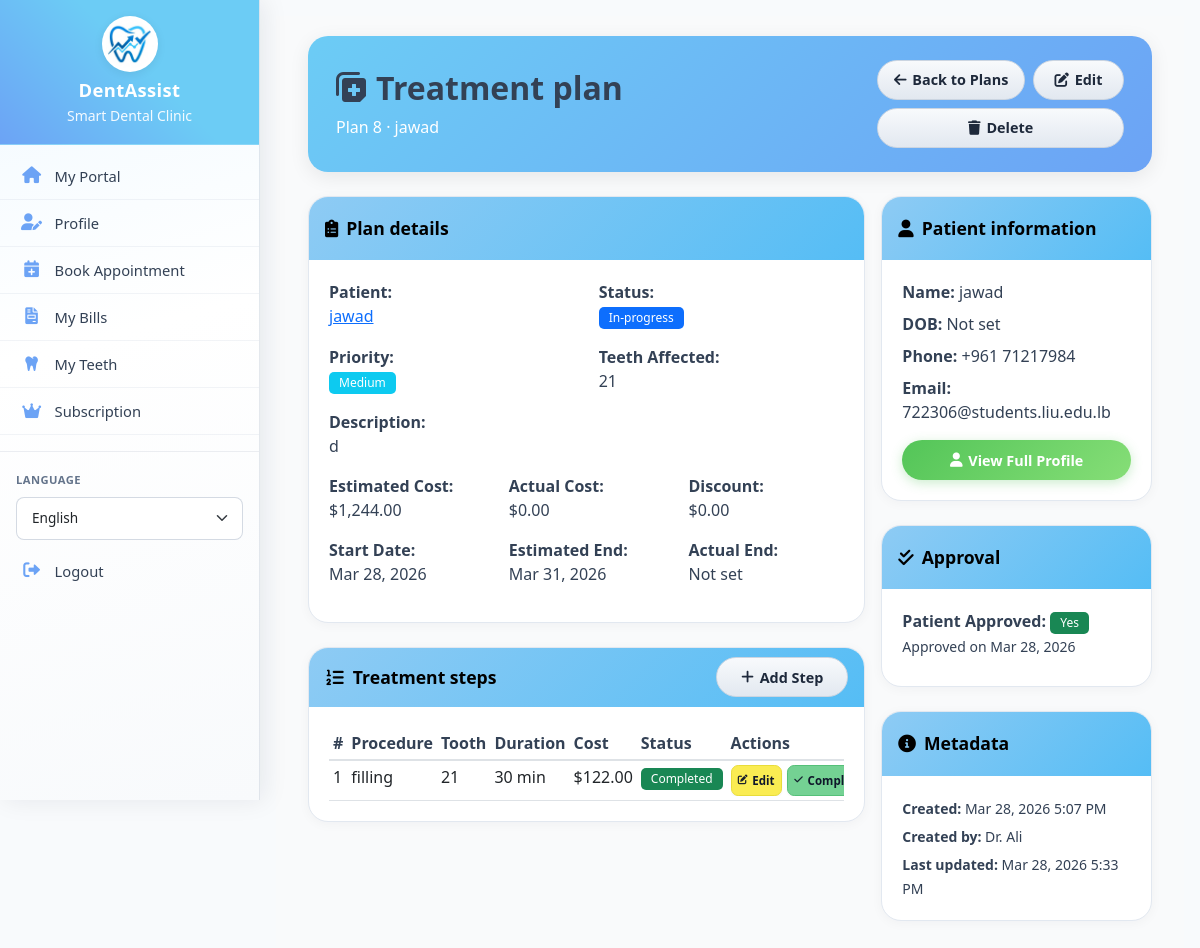
The app's page /treatment_plans/view.php?id=26 (signed in) with its own data.
### tables this page shows
CREATE TABLE `treatment_plans` (
  `id` int(11) NOT NULL,
  `patient_id` int(11) NOT NULL,
  `plan_name` varchar(100) NOT NULL,
  `description` text DEFAULT NULL,
  `teeth_affected` text DEFAULT NULL,
  `estimated_cost` decimal(10,2) DEFAULT NULL,
  `actual_cost` decimal(10,2) DEFAULT NULL,
  `discount` decimal(10,2) DEFAULT 0.00,
  `status` enum('proposed','approved','in-progress','completed','cancelled') DEFAULT 'proposed',
  `priority` enum('low','medium','high','emergency') DEFAULT 'medium',
  `start_date` date DEFAULT NULL,
  `estimated_end_date` date DEFAULT NULL,
  `actual_end_date` date DEFAULT NULL,
  `notes` text DEFAULT NULL,
  `patient_approved` tinyint(1) DEFAULT 0,
  `approval_date` timestamp NULL DEFAULT NULL,
  `approval_signature` varchar(255) DEFAULT NULL,
  `created_at` timestamp NOT NULL DEFAULT current_timestamp(),
  `updated_at` timestamp NOT NULL DEFAULT current_timestamp() ON UPDATE current_timestamp(),
  `created_by` int(11) DEFAULT NULL
);

CREATE TABLE `patients` (
  `id` int(11) NOT NULL,
  `user_id` int(11) DEFAULT NULL,
  `full_name` varchar(100) NOT NULL,
  `date_of_birth` date DEFAULT NULL,
  `gender` enum('male','female','other') DEFAULT NULL,
  `phone` varchar(20) DEFAULT NULL,
  `email` varchar(100) DEFAULT NULL,
  `emergency_contact_name` varchar(100) DEFAULT NULL,
  `emergency_contact_phone` varchar(20) DEFAULT NULL,
  `emergency_contact_relation` varchar(50) DEFAULT NULL,
  `insurance_provider` varchar(100) DEFAULT NULL,
  `insurance_id` varchar(50) DEFAULT NULL,
  `insurance_type` enum('Private','Social Security','Medicaid','None') DEFAULT 'None',
  `insurance_coverage` int(11) DEFAULT 0,
  `medical_history` text DEFAULT NULL,
  `allergies` text DEFAULT NULL,
  `current_medications` text DEFAULT NULL,
  `past_surgeries` text DEFAULT NULL,
  `chronic_conditions` text DEFAULT NULL,
  `dental_history` text DEFAULT NULL,
  `previous_dentist` varchar(100) DEFAULT NULL,
  `last_visit_date` date DEFAULT NULL,
  `address_line1` varchar(255) DEFAULT NULL,
  `address_line2` varchar(255) DEFAULT NULL,
  `address` varchar(500) DEFAULT NULL,
  `city` varchar(100) DEFAULT NULL,
  `state` varchar(50) DEFAULT NULL,
  `postal_code` varchar(20) DEFAULT NULL,
  `country` varchar(50) DEFAULT 'USA',
  `points` int(11) DEFAULT 0,
  `subscription_type` enum('none','basic','premium','family') DEFAULT 'none',
  `subscription_start_date` date DEFAULT NULL,
  `subscription_end_date` date DEFAULT NULL,
  `referral_code` varchar(20) DEFAULT NULL,
  `referred_by` int(11) DEFAULT NULL,
  `created_at` timestamp NOT NULL DEFAULT current_timestamp(),
  `updated_at` timestamp NOT NULL DEFAULT current_timestamp() ON UPDATE current_timestamp(),
  `created_by` int(11) DEFAULT NULL,
  `subscription_status` enum('none','pending','active','expired') DEFAULT 'none'
);

CREATE TABLE `treatment_steps` (
  `id` int(11) NOT NULL,
  `plan_id` int(11) NOT NULL,
  `step_number` int(11) NOT NULL,
  `procedure_name` varchar(100) NOT NULL,
  `description` text DEFAULT NULL,
  `tooth_numbers` text DEFAULT NULL,
  `duration_minutes` int(11) DEFAULT NULL,
  `cost` decimal(10,2) DEFAULT NULL,
  `status` enum('pending','in-progress','completed','skipped') DEFAULT 'pending',
  `completed_date` date DEFAULT NULL,
  `notes` text DEFAULT NULL,
  `created_at` timestamp NOT NULL DEFAULT current_timestamp()
);

CREATE TABLE `users` (
  `id` int(11) NOT NULL,
  `username` varchar(191) NOT NULL,
  `email` varchar(191) NOT NULL,
  `password_hash` varchar(255) NOT NULL,
  `full_name` varchar(100) NOT NULL,
  `role` enum('doctor','assistant','patient') NOT NULL,
  `is_admin` tinyint(1) NOT NULL DEFAULT 0,
  `phone` varchar(20) DEFAULT NULL,
  `profile_image` varchar(255) DEFAULT NULL,
  `created_at` timestamp NOT NULL DEFAULT current_timestamp(),
  `updated_at` timestamp NOT NULL DEFAULT current_timestamp() ON UPDATE current_timestamp(),
  `is_active` tinyint(1) DEFAULT 1,
  `last_login` timestamp NULL DEFAULT NULL
);

### treatment_plans/view.php (the view, shortened to what the rows shown need)
<?php
require_once '../includes/db.php';
require_once '../includes/functions.php';
$db = Database::getInstance();
$planId = (int) ($_GET['id'] ?? 0);
$plan = $db->fetchOne(
    "SELECT tp.*, p.full_name as patient_name, p.date_of_birth, p.phone, p.email,
            u.full_name as created_by_name
     FROM treatment_plans tp
     JOIN patients p ON tp.patient_id = p.id
     LEFT JOIN users u ON tp.created_by = u.id
     WHERE tp.id = ?",
    [$planId],
    'i'
);
$steps = $db->fetchAll(
    'SELECT * FROM treatment_steps WHERE plan_id = ? ORDER BY step_number',
    [$planId],
    'i'
);
include '../layouts/header.php';
?>
<div class="container-fluid bills-page treatment-plans-view-page">
    <div class="bills-queue-header">
        <div class="row align-items-center bills-queue-header-inner">
            <div class="col-12 col-lg-8">
                <h2 class="mb-2 fw-bold treatment-plans-view-title-wrap">
                    <i class="fas fa-notes-medical me-2 opacity-90" aria-hidden="true"></i>Treatment plan
                </h2>
                <p class="mb-0 opacity-90">
                    <?php echo htmlspecialchars((string) ($plan['plan_name'] ?? '')); ?>
                    · <?php echo htmlspecialchars((string) ($plan['patient_name'] ?? '')); ?>
                </p>
            </div>
        </div>
    </div>
    <div class="row appointment-view-cols g-3">
        <div class="col-md-8 appointment-view-main">
            <div class="card bills-dash-section-card mb-4">
                <div class="card-body">
                    <div class="row">
                        <div class="col-md-6 mb-3">
                            <p class="mb-0">
                                <a href="../patients/view.php?id=<?php echo (int) $plan['patient_id']; ?>">
                                    <?php echo htmlspecialchars($plan['patient_name']); ?>
                                </a>
                            </p>
                        </div>
                        <div class="col-md-6 mb-3">
                            <p class="mb-0">
                                <?php
                                $statusColors = [
                                    'proposed' => 'warning',
                                    'approved' => 'info',
                                    'in-progress' => 'primary',
                                    'completed' => 'success',
                                    'cancelled' => 'danger',
                                ];
                                $color = $statusColors[$plan['status']] ?? 'secondary';
                                ?>
                                <span class="badge bg-<?php echo $color; ?>"><?php echo ucfirst((string) $plan['status']); ?></span>
                            </p>
                        </div>
                        <div class="col-md-6 mb-3">
                            <p class="mb-0">
                                <?php
                                $priorityColors = [
                                    'low' => 'success',
                                    'medium' => 'info',
                                    'high' => 'warning',
                                    'emergency' => 'danger',
                                ];
                                $pColor = $priorityColors[$plan['priority']] ?? 'secondary';
                                ?>
                                <span class="badge bg-<?php echo $pColor; ?>"><?php echo ucfirst((string) $plan['priority']); ?></span>
                            </p>
                        </div>
                        <div class="col-md-6 mb-3">
                            <label class="fw-bold">Teeth Affected:</label>
                            <p class="mb-0"><?php echo htmlspecialchars((string) ($plan['teeth_affected'] ?? 'None specified')); ?></p>
                        </div>
                    </div>
                    <?php if (!empty($plan['description'])): ?>
                        <div class="mb-3">
                            <label class="fw-bold">Description:</label>
                            <p class="mb-0"><?php echo nl2br(htmlspecialchars((string) $plan['description'])); ?></p>
                        </div>
                    <?php endif; ?>
                    <div class="row">
                        <div class="col-md-4 mb-3">
                            <label class="fw-bold">Estimated Cost:</label>
                            <p class="mb-0"><?php echo formatCurrency($plan['estimated_cost'] ?? 0); ?></p>
                        </div>
                        <div class="col-md-4 mb-3">
                            <label class="fw-bold">Actual Cost:</label>
                            <p class="mb-0"><?php echo formatCurrency($plan['actual_cost'] ?? 0); ?></p>
                        </div>
                        <div class="col-md-4 mb-3">
                            <label class="fw-bold">Discount:</label>
                            <p class="mb-0"><?php echo formatCurrency($plan['discount'] ?? 0); ?></p>
                        </div>
                    </div>
                    <div class="row">
                        <div class="col-md-4 mb-3">
                            <label class="fw-bold">Start Date:</label>
                            <p class="mb-0"><?php echo !empty($plan['start_date']) ? formatDate($plan['start_date']) : 'Not set'; ?></p>
                        </div>
                        <div class="col-md-4 mb-3">
                            <label class="fw-bold">Estimated End:</label>
                            <p class="mb-0"><?php echo !empty($plan['estimated_end_date']) ? formatDate($plan['estimated_end_date']) : 'Not set'; ?></p>
                        </div>
                    </div>
                </div>
            </div>
            <div class="card bills-dash-section-card mb-4">
                <div class="card-body">
                    <?php if (empty($steps)): ?>
                        <p class="text-muted mb-0">No steps have been added to this treatment plan yet.</p>
                    <?php else: ?>
                        <div class="table-responsive">
                            <table class="table table-hover table-sm mb-0">
                                <thead>
                                    <tr>
                                        <th>#</th>
                                        <th>Procedure</th>
                                        <th>Tooth</th>
                                        <th>Duration</th>
                                        <th>Cost</th>
                                        <th>Status</th>
                                        <th>Actions</th>
                                    </tr>
                                </thead>
                                <tbody>
                                    <?php foreach ($steps as $step): ?>
                                        <?php
                                        $stepColors = [
                                            'pending' => 'secondary',
                                            'in-progress' => 'primary',
                                            'completed' => 'success',
                                            'skipped' => 'warning',
                                        ];
                                        $sColor = $stepColors[$step['status']] ?? 'secondary';
                                        ?>
                                        <tr>
                                            <td><?php echo (int) $step['step_number']; ?></td>
                                            <td><?php echo htmlspecialchars((string) $step['procedure_name']); ?></td>
                                            <td><?php echo htmlspecialchars((string) $step['tooth_numbers']); ?></td>
                                            <td><?php echo (int) $step['duration_minutes']; ?> min</td>
                                            <td><?php echo formatCurrency($step['cost']); ?></td>
                                            <td>
                                                <span class="badge bg-<?php echo $sColor; ?>"><?php echo ucfirst((string) $step['status']); ?></span>
                                            </td>
                                            <td>
                                                <div class="treatment-plans-view-steps-actions" role="group" aria-label="Step actions">
                                                    <button type="button"
                                                            class="treatment-plans-index-action treatment-plans-index-action--edit"
                                                            aria-label="Edit step"
                                                            onclick="editStep(<?php echo (int) $step['id']; ?>)">
                                                        <i class="fas fa-edit" aria-hidden="true"></i><span class="d-none d-sm-inline">Edit</span>
                                                    </button>
                                                    <button type="button"
                                                            class="treatment-plans-index-action treatment-plans-index-action--complete"
                                                            aria-label="Mark step completed"
                                                            onclick="updateStepStatus(<?php echo (int) $step['id']; ?>, 'completed')">
                                                        <i class="fas fa-check" aria-hidden="true"></i><span class="d-none d-sm-inline">Complete</span>
                                                    </button>
                                                </div>
                                            </td>
                                        </tr>
                                    <?php endforeach; ?>
                                </tbody>
                            </table>
                        </div>
                    <?php endif; ?>
                </div>
            </div>
        </div>
        <div class="col-md-4 appointment-view-side">
            <div class="card bills-dash-section-card mb-4">
                <div class="card-body">
                    <p class="mb-2"><strong>Name:</strong> <?php echo htmlspecialchars((string) $plan['patient_name']); ?></p>
                    <p class="mb-2"><strong>DOB:</strong> <?php echo formatDate($plan['date_of_birth']); ?></p>
                    <p class="mb-2"><strong>Phone:</strong> <?php echo htmlspecialchars((string) ($plan['phone'] ?? '')); ?></p>
                    <p class="mb-3"><strong>Email:</strong> <?php echo htmlspecialchars((string) ($plan['email'] ?? '')); ?></p>
                    <a href="../patients/view.php?id=<?php echo (int) $plan['patient_id']; ?>" class="btn btn-sm btn-green w-100">
                        <i class="fas fa-user" aria-hidden="true"></i> View Full Profile
                    </a>
                </div>
            </div>
            <div class="card bills-dash-section-card mb-4">
                <div class="card-body">
                    <p class="mb-2">
                        <strong>Patient Approved:</strong>
                        <?php if (!empty($plan['patient_approved'])): ?>
                            <span class="badge bg-success">Yes</span><br>
                            <small>Approved on <?php echo formatDate($plan['approval_date'] ?? null); ?></small>
                        <?php else: ?>
                            <span class="badge bg-warning text-dark">Pending</span>
                        <?php endif; ?>
                    </p>
                </div>
            </div>
            <div class="card bills-dash-section-card">
                <div class="card-body">
                    <p class="mb-1"><small><strong>Created:</strong> <?php echo formatDate($plan['created_at'], 'M d, Y g:i A'); ?></small></p>
                    <p class="mb-1"><small><strong>Created by:</strong> <?php echo htmlspecialchars((string) ($plan['created_by_name'] ?? 'System')); ?></small></p>
                    <p class="mb-0"><small><strong>Last updated:</strong> <?php echo formatDate($plan['updated_at'], 'M d, Y g:i A'); ?></small></p>
                </div>
            </div>
        </div>
    </div>
</div>
<?php include '../layouts/footer.php'; ?>

### records on screen
treatment_plans: plan_name "Plan 8", patient.full_name "jawad", status "In-progress", priority "Medium", teeth_affected "21", description "d", estimated_cost "$1,244.00", actual_cost "$0.00", discount "$0.00", start_date "Mar 28, 2026", estimated_end_date "Mar 31, 2026", patient.date_of_birth "Not set", patient.phone "+961 71217984", patient.email "722306@students.liu.edu.lb", approval_date "Mar 28, 2026", created_at "Mar 28, 2026 5:07 PM", created_by.full_name "Dr. Ali", updated_at "Mar 28, 2026 5:33 PM"
treatment_steps: step_number "1", procedure_name "filling", tooth_numbers "21", duration_minutes "30", cost "$122.00", status "Completed"

### other values on screen
__('smart_dental_clinic', 'Smart Dental Clinic') "Smart Dental Clinic"
__('my_portal', 'My Portal') "My Portal"
__('profile', 'Profile') "Profile"
__('book_appointment', 'Book Appointment') "Book Appointment"
__('my_bills', 'My Bills') "My Bills"
__('my_teeth', 'My Teeth') "My Teeth"
__('subscription', 'Subscription') "Subscription"
__('language', 'Language') "LANGUAGE"
__('logout', 'Logout') "Logout"
